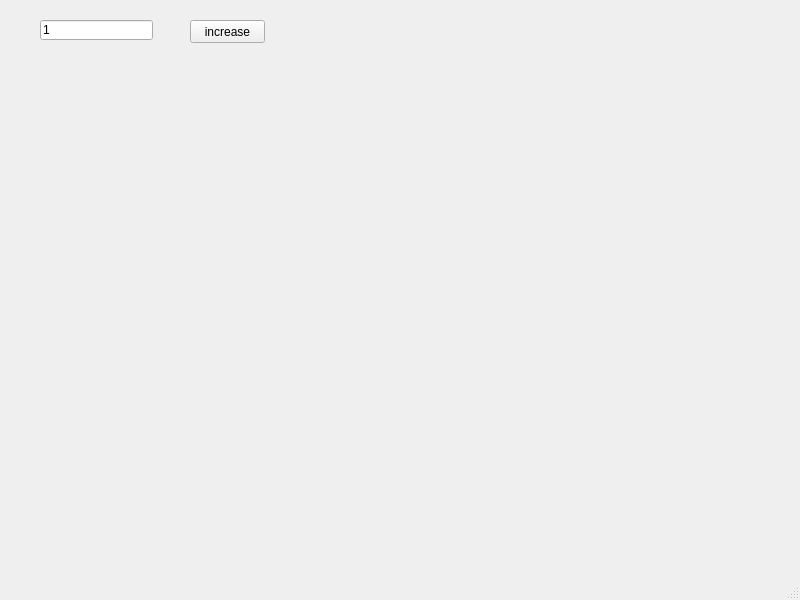
<?xml version="1.0" encoding="UTF-8"?>
<ui version="4.0">
 <class>MainWindow</class>
 <widget class="QMainWindow" name="MainWindow">
  <property name="geometry">
   <rect>
    <x>0</x>
    <y>0</y>
    <width>800</width>
    <height>600</height>
   </rect>
  </property>
  <property name="windowTitle">
   <string>MainWindow</string>
  </property>
  <widget class="QWidget" name="centralwidget">
   <widget class="QPushButton" name="pb">
    <property name="geometry">
     <rect>
      <x>190</x>
      <y>20</y>
      <width>75</width>
      <height>23</height>
     </rect>
    </property>
    <property name="text">
     <string>increase</string>
    </property>
   </widget>
   <widget class="QLineEdit" name="inp">
    <property name="geometry">
     <rect>
      <x>40</x>
      <y>20</y>
      <width>113</width>
      <height>20</height>
     </rect>
    </property>
    <property name="text">
     <string>1</string>
    </property>
   </widget>
  </widget>
  <widget class="QMenuBar" name="menubar">
   <property name="geometry">
    <rect>
     <x>0</x>
     <y>0</y>
     <width>800</width>
     <height>21</height>
    </rect>
   </property>
  </widget>
  <widget class="QStatusBar" name="statusbar"/>
 </widget>
 <resources/>
 <connections/>
</ui>
